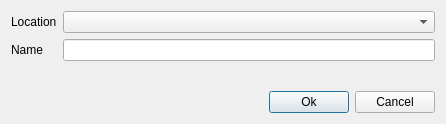
<?xml version="1.0" encoding="UTF-8"?>
<ui version="4.0">
 <class>Dialog</class>
 <widget class="QDialog" name="Dialog">
  <property name="geometry">
   <rect>
    <x>0</x>
    <y>0</y>
    <width>446</width>
    <height>124</height>
   </rect>
  </property>
  <property name="windowTitle">
   <string>Dialog</string>
  </property>
  <layout class="QVBoxLayout" name="verticalLayout">
   <item>
    <layout class="QFormLayout" name="formLayout">
     <item row="0" column="0">
      <widget class="QLabel" name="label">
       <property name="text">
        <string>Location</string>
       </property>
      </widget>
     </item>
     <item row="0" column="1">
      <widget class="QComboBox" name="location"/>
     </item>
     <item row="1" column="0">
      <widget class="QLabel" name="label_2">
       <property name="text">
        <string>Name</string>
       </property>
      </widget>
     </item>
     <item row="1" column="1">
      <widget class="QLineEdit" name="nameEntry"/>
     </item>
    </layout>
   </item>
   <item>
    <widget class="QLabel" name="message">
     <property name="text">
      <string/>
     </property>
    </widget>
   </item>
   <item>
    <layout class="QHBoxLayout" name="horizontalLayout">
     <item>
      <spacer name="horizontalSpacer">
       <property name="orientation">
        <enum>Qt::Horizontal</enum>
       </property>
       <property name="sizeHint" stdset="0">
        <size>
         <width>40</width>
         <height>20</height>
        </size>
       </property>
      </spacer>
     </item>
     <item>
      <widget class="QPushButton" name="ok">
       <property name="text">
        <string>Ok</string>
       </property>
      </widget>
     </item>
     <item>
      <widget class="QPushButton" name="cancel">
       <property name="text">
        <string>Cancel</string>
       </property>
      </widget>
     </item>
    </layout>
   </item>
  </layout>
 </widget>
 <resources/>
 <connections/>
</ui>
